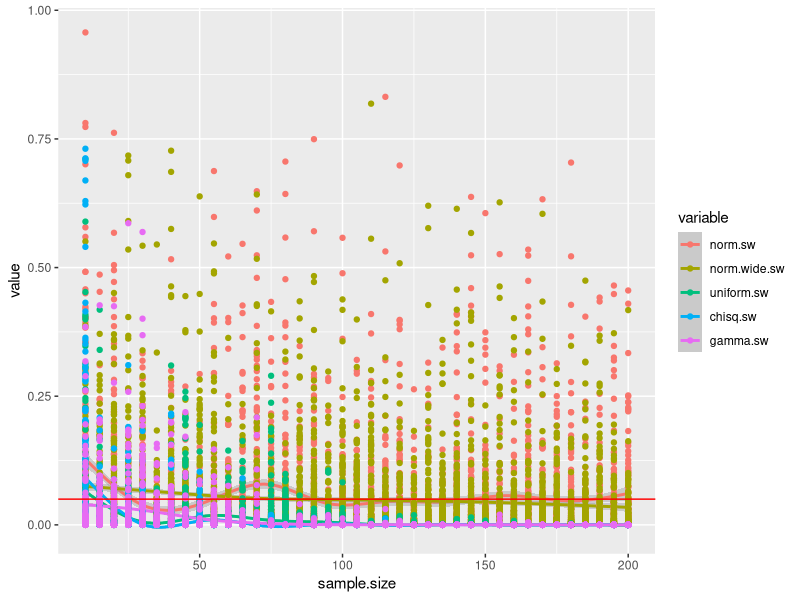
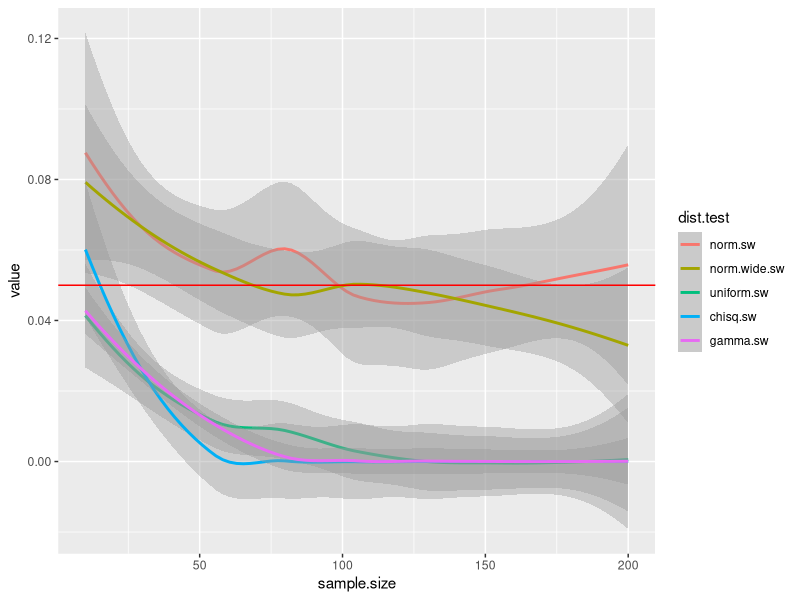

Write the R code that produced these figures, in order. (Note: this script raises an error after producing the figures.)
# Christopher Peters
# EXST 7083
# Assessing normality in small sample sizes

# install.packages("nortest")
library(nortest)

# install.packages("boot")
library(boot)

# install.packages("tseries")
library(tseries)

library(reshape2)
library(ggplot2)

# Suppose

sample.size <- 16

# Various normal distributions
normal <- rnorm(sample.size, mean = 0, sd = 1)
normal_wide <- rnorm(sample.size, mean = 0, sd = 3)
normal_skinny <- rnorm(sample.size, mean = 0, sd = 0.5)

# Other distributions
uniform <- runif(sample.size, min = 0, max = 1)
chisq <- rchisq(sample.size, df = 3)
gamma <- rgamma(sample.size, shape = 2, rate = 2)

# Tests
# 1. SW
# 2. KS
# 3. AD
# 4. JB

shapiro.test(normal)
shapiro.test(normal)
ks.test(normal, "pnorm", alternative = "two.sided")
ad.test(normal)
jarque.bera.test(normal)

sw_test <- function(data, indices, n){
  d <- data[indices[1:n]]
  return(shapiro.test(d[indices])$p.value)
} 

ad_test <- function(data, indices, n){
  d <- data[indices[1:n]]
  return(ad.test(d[indices])$p.value)
} 

ks_test <- function(data, indices, n){
  d <- data[indices[1:n]]
  return(ks.test(d[indices], "pnorm", alternative = "two.sided")$p.value)
} 

jb_test <- function(data, indices, n){
  d <- data[indices[1:n]]
  return(jarque.bera.test(d[indices])$p.value)
}


norm.ps <- boot(data = normal, statistic = sw_test, R = 100, n = sample.size)$t
gamma.ps <- boot(data = gamma, statistic = sw_test, R = 100, n = sample.size)$t

boot(data = normal, statistic = jb_test, R = 100, n = sample.size)

# Loop over small sample sizes
smallest.size <- 10
largest.size <- 200
size.by <- 5
for(i in seq(smallest.size, largest.size, by = size.by)){
  sample.size <- i
  
  # Various normal distributions
  normal <- rnorm(sample.size, mean = 0, sd = 1)
  normal_wide <- rnorm(sample.size, mean = 0, sd = 3)
  normal_skinny <- rnorm(sample.size, mean = 0, sd = 0.5)
  
  # Other distributions
  uniform <- runif(sample.size, min = 0, max = 1)
  chisq <- rchisq(sample.size, df = 3)
  gamma <- rgamma(sample.size, shape = 2, rate = 2)
  
  # SW test
  norm.sw <- boot(data = normal, statistic = sw_test, R = 100, n = sample.size)$t
  norm.wide.sw <- boot(data = normal_wide, statistic = sw_test, R = 100, n = sample.size)$t
  norm.skinny.sw <- boot(data = normal_skinny, statistic = sw_test, R = 100, n = sample.size)$t
  uniform.sw <- boot(data = uniform, statistic = sw_test, R = 100, n = sample.size)$t
  chisq.sw <- boot(data = chisq, statistic = sw_test, R = 100, n = sample.size)$t
  gamma.sw <- boot(data = gamma, statistic = sw_test, R = 100, n = sample.size)$t
  
  if(sample.size == smallest.size) {
    temp <- as.data.frame(list(sample.size = sample.size,
                               norm.sw = norm.sw, 
                               norm.wide.sw = norm.wide.sw, 
                               uniform.sw = uniform.sw, 
                               chisq.sw = chisq.sw, 
                               gamma.sw = gamma.sw))} else {
    temp <- rbind(temp, as.data.frame(list(sample.size = sample.size,
                               norm.sw = norm.sw, 
                               norm.wide.sw = norm.wide.sw, 
                               uniform.sw = uniform.sw, 
                               chisq.sw = chisq.sw, 
                               gamma.sw = gamma.sw)))}
}


output <- melt(temp, "sample.size")

ggplot(output, aes(x = sample.size, y = value, colour = variable)) +
  geom_smooth() +
  geom_point() +
  geom_hline(yintercept = 0.05, colour = "red")

output <- aggregate(output$value, list(output$variable, output$sample.size), mean)
  names(output) <- c("dist.test", "sample.size", "value")

ggplot(output, aes(x = sample.size, y = value, colour = dist.test)) +
  geom_smooth() +
  geom_hline(yintercept = 0.05, colour = "red")


ggplot(output, aes(x = value, fill = variable)) +
  geom_density(alpha = 0.2) +
  geom_vline(xintercept = 0.05, colour = "red")

table(output$variable, output$value > 0.05)
